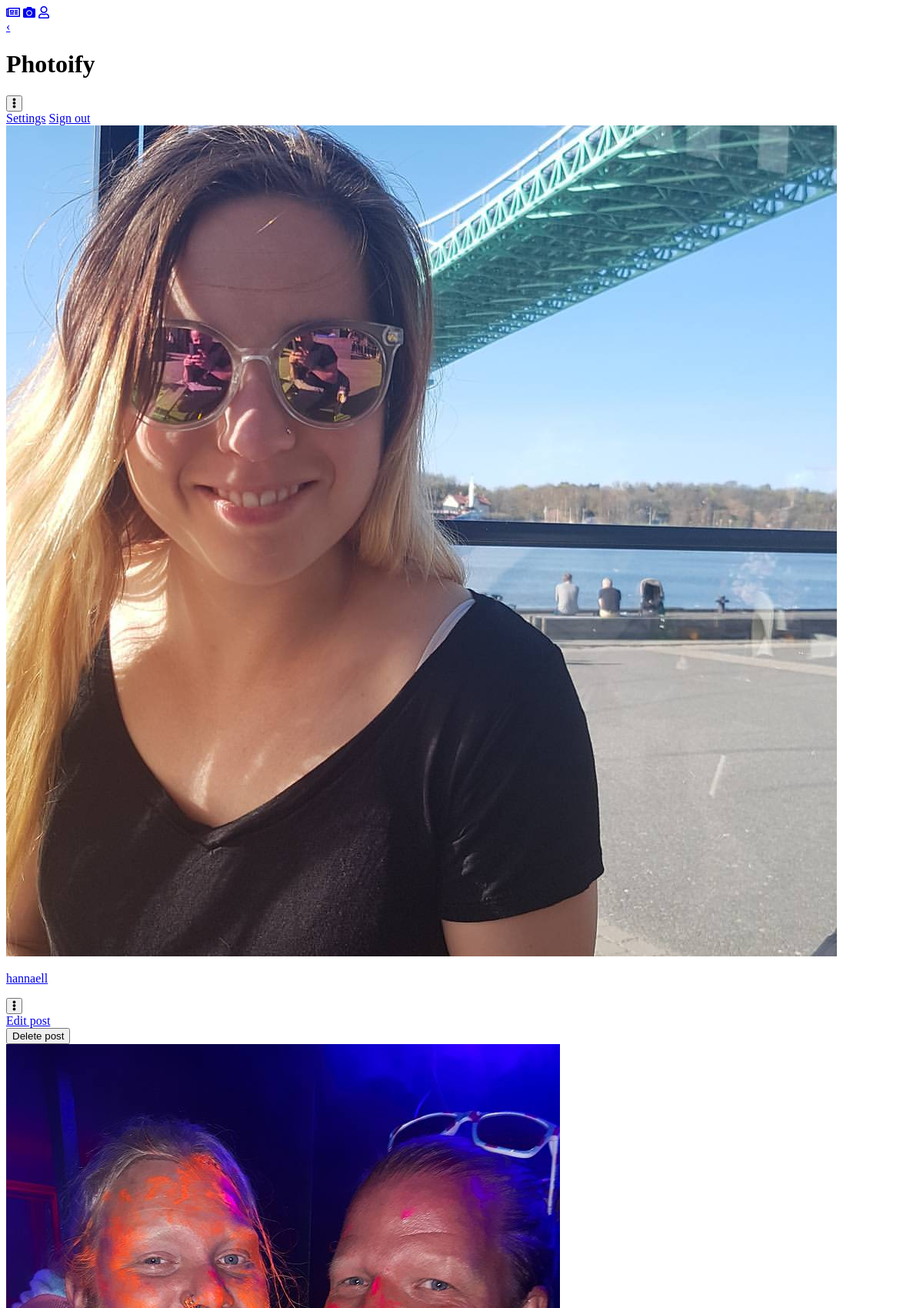
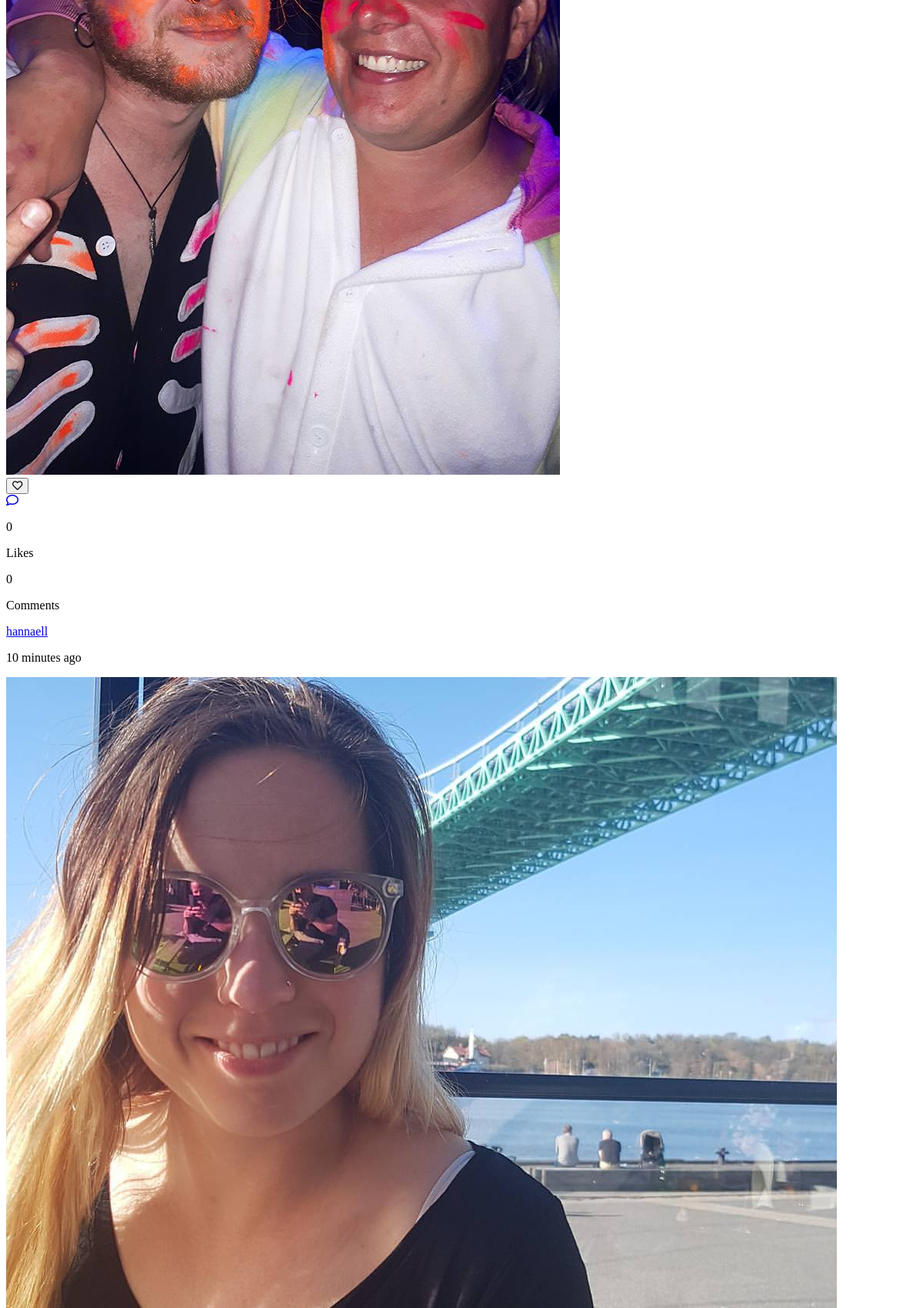
Screenshot of /feed.php (signed in, upper part) with the database file from the repository (2 pictures, top to bottom).
### tables this page shows
CREATE TABLE "posts" (
	`id`	INTEGER NOT NULL PRIMARY KEY AUTOINCREMENT UNIQUE,
	`user_id`	INTEGER NOT NULL,
	`content`	BLOB NOT NULL,
	`description`	TEXT NOT NULL,
	`created_at`	TEXT NOT NULL,
	`updated_at`	TEXT
);

CREATE TABLE "users" (
	`id`	INTEGER NOT NULL PRIMARY KEY AUTOINCREMENT UNIQUE,
	`first_name`	TEXT NOT NULL,
	`last_name`	TEXT NOT NULL,
	`email`	TEXT NOT NULL,
	`password`	TEXT NOT NULL,
	`created_at`	TEXT NOT NULL,
	`updated_at`	TEXT,
	`username`	TEXT NOT NULL,
	`profile_picture`	BLOB,
	`biography`	TEXT
);

### app/functions.php (called while the page is built, shortened)
<?php
function countLikes(int $postId, object $pdo): array {
    $statement = $pdo->prepare(
        'SELECT COUNT(*) as likes FROM likes WHERE post_id = :post_id'
    );
    $statement->bindParam(':post_id', $postId, PDO::PARAM_INT);
    $statement->execute();
    return $statement->fetchAll(PDO::FETCH_ASSOC);
}
function countComments(int $postId, object $pdo): array {
    $statement = $pdo->prepare(
        'SELECT COUNT(*) as comments FROM comments WHERE post_id = :post_id'
    );
    $statement->bindParam(':post_id', $postId, PDO::PARAM_INT);
    $statement->execute();
    return $statement->fetchAll(PDO::FETCH_ASSOC);
}
function getTime(int $time): string{
  if ($time < (60*60))
  {
    return date('i', $time)." minutes ago";
  }
  elseif ($time > 60*60 && $time < 60*60*24)
  {
    return date('H', $time)." hours ago";
  }
  elseif ($time > 60*60*24 && $time < 60*60*24*7)
  {
    return date('d', $time)." days ago";
  }
  else
  {
    return date('d', $time)." days ago";
  }
}

### feed.php (the view, shortened to what this page needs)
<?php
require __DIR__.'/views/header.php';
$statement = $pdo->prepare(
    "SELECT p.id as post_id, p.content, p.description, p.created_at, p.updated_at,
    u.username, u.id as user_id, u.profile_picture
    FROM posts p INNER JOIN users u WHERE u.id = p.user_id"
    );
    $statement->execute();
    $posts = $statement->fetchAll(PDO::FETCH_ASSOC);
    $posts = array_reverse($posts);
?>
<?php if (isset($_SESSION['logedin'])): ?>
    <div class="postsFeed">
        <?php foreach ($posts as $post): ?>
            <?php
            $postId = $post['post_id'];
            $userId = $_SESSION['logedin']['id'];
            $ago = getTime(time()-strtotime($post['created_at']));
            $statement = $pdo->prepare(
                "SELECT * FROM likes WHERE user_id = :user_id AND post_id = :post_id;"
            );
            $statement->bindParam(':user_id', $userId, PDO::PARAM_INT);
            $statement->bindParam(':post_id', $postId, PDO::PARAM_INT);
            $statement->execute();
            $liked = $statement->fetch(PDO::FETCH_ASSOC);
            $countLikes = countLikes($postId, $pdo);
            $countComments = countComments($postId, $pdo);
            ?>
            <div class="post" data-id="<?php echo $postId; ?>">
                <div class="card">
                    <div class="account">
                        <img class="profilePictureFeed" src="/app/images/<?php echo $post['profile_picture']; ?>" alt="Profile Picture">
                        <a class="" href="/profileuser.php?user_id=<?= $post['user_id']?>">
                        <p class="userFeed"><?php echo $post['username']; ?></p></a>
                        <?php if ($post['user_id'] === $_SESSION['logedin']['id']): ?>
                                <div class="dropdown">
                                    <button class="dropbtn">
                                        <span class="settingsIconFeed">
                                            <i class="fas fa-ellipsis-v"></i>
                                        </span>
                                    </button>
                                    <div class="dropdown-content" id="myDropdown">
                                        <a class="" href="/editposts.php?post_id=<?= $postId?>">Edit post</a>
                                        <form action="/editposts.php?post_id=<?= $postId?>" method="post" enctype="multipart/form-data">
                                            <div>
                                                <button class="buttonDeleteposts" type="submit" name="delete">Delete post</button>
                                            </div>
                                        </form>
                                    </div>
                                </div>
                        <?php endif; ?>
                    </div>
                    <div class="uploadedPicture">
                        <?php if ($post['user_id'] === $_SESSION['logedin']['id']): ?>
                            <a href="/editposts.php?post_id=<?= $postId?>">
                                <img class="photoFeed" src="/app/images/<?php echo $post['content']; ?>" alt="Image">
                            </a>
                        <?php else: ?>
                            <img class="photoFeed" src="/app/images/<?php echo $post['content']; ?>" alt="Image">
                        <?php endif; ?>
                    </div>
                     <div class="container">
                        <div class="likeButton">
                            <form method="post" class="likeFormFeed" >
                                <button class="hart" type="submit">
                                    <?php if($liked): ?>
                                        <span class="redHart">
                                            <i class="fas fa-heart" aria-hidden="true"></i>
                                        </span>
                                    <?php else: ?>
                                        <span class="hartIconFeed">
                                            <i class="far fa-heart" aria-hidden="true"></i>
                                        </span>
                                    <?php endif; ?>
                                </button>
                            </form>
                            <a class="" href="/comments.php?post_id=<?= $postId?>">
                                <span class="commentIcon">
                                    <i class="far fa-comment"></i></a>
                        </div>
                        <div class="numberOfLikes">
                            <?php foreach ($countLikes as $countLike): ?>
                                <div class="numberLikes">
                                    <p class="likeCounterFeed"><?php echo $countLike['likes']; ?></p>
                                    <p class="likesFeed">Likes</p>
                                </div>
                            <?php endforeach; ?>
                            <?php foreach ($countComments as $countComment): ?>
                                <div class="numberComments">
                                    <p class="likeCounterFeed"><?php echo $countComment['comments']; ?></p>
                                    <p class="likesFeed">Comments</p>
                                </div>
                            <?php endforeach; ?>
                        </div>
                        <div class="description">
                            <a class="" href="/profileuser.php?user_id=<?= $post['user_id']?>">
                            <p class="userFeed"><?php echo $post['username']; ?></p></a>
                        </div>
                        <div class="uploadedTime">
                            <p class="uploadedFeed"><?php echo $ago; ?></p>
                        </div>
                     </div>
                </div>
            </div>
        <?php endforeach; ?>
    </div>
    <?php else: redirect('/login.php'); ?>
<?php endif; ?>
<?php require __DIR__.'/views/footer.php'; ?>

### rows the page displays
posts: user.profile_picture (picture), user.username "hannaell", content (picture), likes "0", comments "0", created_at "10 minutes ago"
posts: user.profile_picture (picture)
